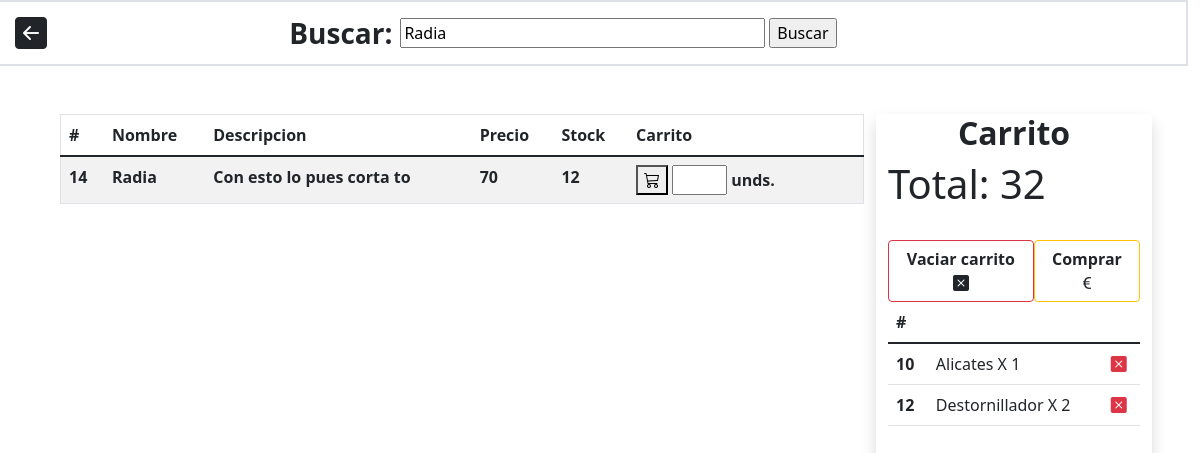
/proyecto/funciones/venta/vender/vender.php?busqueda=Radia (signed in), run on the app's committed database.
### tables this page shows
CREATE TABLE `item` (
  `id_item` int(4) NOT NULL,
  `nombre` varchar(50) NOT NULL,
  `descripcion` varchar(500) NOT NULL,
  `precio` double NOT NULL,
  `stock` int(4) NOT NULL
);

CREATE TABLE `ventaitem` (
  `id_item` int(11) NOT NULL,
  `id_venta` int(11) NOT NULL,
  `cantidad` int(6) NOT NULL
);

### proyecto/clases/conexion.php (called while the page is built, shortened)
<?php
class Conexion{
    private static $instancia = null;
    public ?PDO $conexion = null;
    private function __construct(){
        $this->conexion = new PDO("mysql:host=localhost;dbname=proyecto", "root", "");
    }
    public static function crearConexion():Conexion|Exception{
        if (self::$instancia==null) {
            try {
                self::$instancia = new Conexion();
            } catch (PDOException $e) {
                return $e;
            }
        }
        return self::$instancia;
    }
    public function hacerConsulta($query, ...$parametros):array{
        $prep = $this->conexion->prepare($query);
        for ($i=1; $i < count($parametros)+1; $i++) {
            $prep->bindValue($i, $parametros[$i-1]);
        }
        $prep->execute();
        $res=[];
        for ($i=0; $i < $prep->rowCount(); $i++) {
            $res[$i]=$prep->fetchObject();
        }
        return $res;
    }
}

### proyecto/clases/item.php (called while the page is built, shortened)
<?php
require_once("conexion.php");
class Item{
    public function getId(){
        return $this->id;
    }
    public static function buscarItem(string $item):array{
        if ($item!=null) {
            $conexion = Conexion::crearConexion();
            $query = "SELECT * FROM `item` WHERE nombre LIKE ?";
            $resultado = $conexion->hacerConsulta($query, $item);
            $items = [];
            foreach ($resultado as $item) {
                $nuevo = new Item($item->id_item, $item->nombre, $item->descripcion, $item->precio, $item->stock);
                array_push($items, $nuevo);
            }
            return $items;
        }
        return [];
    }
    public static function buscarItemId(int $id_item):?Item{
        if ($id_item!=null) {
            $conexion = Conexion::crearConexion();
            $query = "SELECT * FROM `item` WHERE id_item = ?";
            $item = $conexion->hacerConsulta($query, $id_item);
            $item = $item[0];
            $nuevo = new Item($item->id_item, $item->nombre, $item->descripcion, $item->precio, $item->stock);
            return $nuevo;
        }
        return null;
    }
}

### proyecto/clases/venta.php (called while the page is built, shortened)
<?php
require_once("conexion.php");
require_once("item.php");
    class Venta{
        private Conexion $conexion;
        public function __construct(private int $id_empleado, private $valor=0, private $fecha="", private $id=null){
            $this->conexion = Conexion::crearConexion();
        }
        public static function recuperarInstanciaVenta($idVenta):Venta{
            $conexion = Conexion::crearConexion();
            $query = "SELECT * FROM `venta` WHERE id_venta = ?; ";
            $res = $conexion->hacerConsulta($query, $idVenta);
            $res = $res[0];
            return new Venta($res->id_empleado, $res->valor, $res->fecha, $res->id_venta);
        }
        public function consultarVentaItem():array{
            $query = "SELECT * FROM `ventaItem` WHERE id_venta = ?; ";
            return $this->conexion->hacerConsulta($query, $this->id);
        }
        public function obtenerValor():array{
            $query = "SELECT SUM(I.precio*VI.cantidad) AS total FROM ventaitem VI JOIN item I ON VI.id_item = I.id_item WHERE VI.id_venta=?;";
            return $this->conexion->hacerConsulta($query, $this->id);
        }
    }

### proyecto/funciones/venta/vender/vender.php (the view, shortened to what this page needs)
<?php
require_once("../../../clases/item.php");
require_once("../../../clases/venta.php");
?>
<!DOCTYPE html>
<html lang="en">
<head>
    <link href="https://cdn.jsdelivr.net/npm/bootstrap@5.1.3/dist/css/bootstrap.min.css" rel="stylesheet">
    <link rel="stylesheet" href="https://cdn.jsdelivr.net/npm/bootstrap-icons@1.7.1/font/bootstrap-icons.css">
</head>
<header class="row border border-2 w-100">
    <form class="col-1" action="../../atras/atras.php">
        <button class="btn"><i class="bi bi-arrow-left-square-fill fs-2"></i></button>
    </form>
    <div class="d-flex justify-content-center align-items-center col-10">
        <span class="fs-3 fw-bold me-2">Buscar: </span>
        <form method="GET" class="w-50">
            <input class="w-75" id="input" name="busqueda" type="text" value=<?= $_GET['busqueda']??"" ?>>
            <input id="buscar" type="submit" value="Buscar">
        </form>
    </div>
</header>
<body>
    <div class="row mt-5 ms-5 me-5">
        <div class="col-9 d-flex flex-column align-items-center">
                <table class="border table table-striped">
                    <thead>
                        <tr>
                            <th scope="col">#</th>
                            <th scope="col">Nombre</th>
                            <th scope="col">Descripcion</th>
                            <th scope="col">Precio</th>
                            <th scope="col">Stock</th>
                            <th scope="col">Carrito</th>
                        </tr>
                    </thead>
                    <tbody>
                        <?php
                    if (isset($_GET["busqueda"])) {
                        $resultado = Item::buscarItem("%".$_GET["busqueda"]."%");
                        listar($resultado);
                    }
                    else{
                        $resultado = Item::buscarItem("%");
                        listar($resultado);
                    }
                    function listar($datos){
                        foreach($datos as $item){ ?>
                    <tr>
                        <th scope="col"><?= $item->getId() ?></th>
                        <th scope="col"><?= $item->nombre ?></th>
                        <th scope="col">
                            <?php echo strlen($item->descripcion)>65 ? substr($item->descripcion,0,65)."..." :  $item->descripcion; ?>
                        </th>
                        <th scope="col"><?= $item->precio ?></th>
                        <th scope="col"><?= $item->stock ?></th>
                        <th scope="col">
                            <form action="carrito.php">
                                <button type="submit">
                                    <i class="bi bi-cart3"></i>
                                </button>
                                <input required min=1 max="<?= $item->stock ?>" class="w-25" id="unidades" name="unidades" type="number">
                                <label for="unidades"> unds.</label>
                            </form>
                        </th>
                    </tr>
                    <?php
                }
            }
            ?>
                    </tbody>
                </table>
    </div>
    <div class="col-3 shadow rounded overflow-auto" style="height: 40rem">
        <h2 class="text-center"><b>Carrito</b></h2>
        <?php
            if (isset($_SESSION["carrito"]) && $_SESSION["carrito"]!=null) {
                ?>
                <table class="table ">
                <thead>
                    <tr>
                        <th scope="col">#</th>
                        <th scope="col"></th>
                        <th scope="col"></th>
                    </tr>
                </thead>
                <tbdy>
                <?php
                $venta = Venta::recuperarInstanciaVenta($_SESSION["carrito"]);
                $carrito = $venta->consultarVentaItem();
                foreach($carrito as $ventaItem){
                    $item = Item::buscarItemId($ventaItem->id_item);
                    ?>
                    <tr>
                        <th scope="row"><?= $item->getId() ?></th>
                        <td><?= $item->nombre ?> X <?= $ventaItem->cantidad ?></td>
                        <td>
                            <a class="text-danger" href="quitarItem.php?busqueda=<?= $_GET['busqueda']??"" ?>&&eliminar=<?= $item->getId() ?>">
                                <i class="bi bi-x-square-fill"></i>
                            </a>
                        </td>
                    </tr>
                <?php } ?>
                </tbdy>
                <h1>Total: <?= $venta->obtenerValor()[0]->total ?? 0 ?></h1>
                <br>
                <div class="d-flex justify-content-around">
                    <a class="btn btn-outline-danger text-dark" href="vaciarCarrito.php"><b>Vaciar carrito <i class="bi bi-x-square-fill"></i></b></a>
                    <a class="btn btn-outline-warning text-dark" href="comprar.php?"<?= $_GET['busqueda']??"" ?>>
                        <b>Comprar<i class="bi bi-currency-euro"></i></b>
                    </a>
                </div>
                <?php } ?>
            </div>
</div>
</body>
</html>

### data on the page
item: id_item "14", nombre "Radia", descripcion "Con esto lo pues corta to", precio "70", stock "12"
ventaitem: Id "10", id_item.nombre "Alicates", cantidad "1"
ventaitem: id_item.id_item "12", id_item.nombre "Destornillador", cantidad "2"

### other printed values
$venta->obtenerValor()[0]->total "32"
